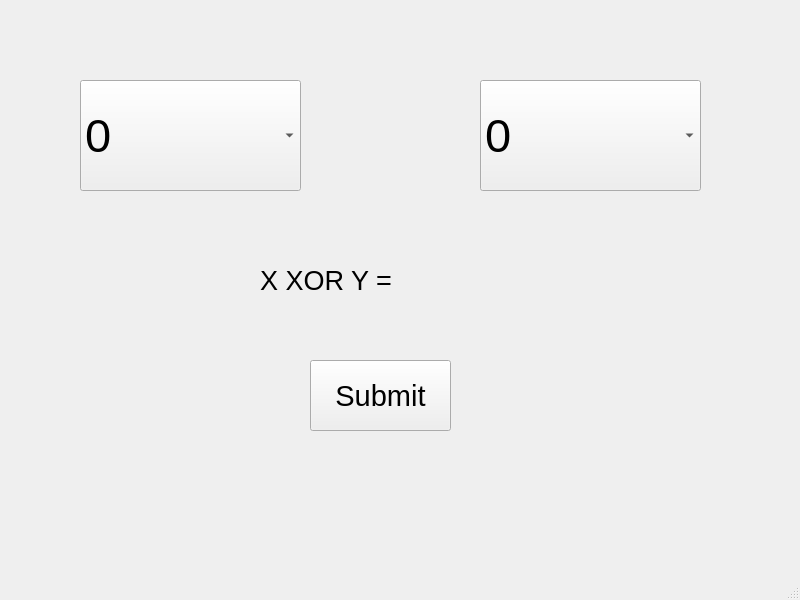
<?xml version="1.0" encoding="UTF-8"?>
<ui version="4.0">
 <class>MainWindow</class>
 <widget class="QMainWindow" name="MainWindow">
  <property name="geometry">
   <rect>
    <x>0</x>
    <y>0</y>
    <width>800</width>
    <height>600</height>
   </rect>
  </property>
  <property name="windowTitle">
   <string>MainWindow</string>
  </property>
  <widget class="QWidget" name="centralwidget">
   <widget class="QComboBox" name="comboX">
    <property name="geometry">
     <rect>
      <x>80</x>
      <y>80</y>
      <width>221</width>
      <height>111</height>
     </rect>
    </property>
    <property name="font">
     <font>
      <pointsize>35</pointsize>
     </font>
    </property>
    <item>
     <property name="text">
      <string>0</string>
     </property>
    </item>
    <item>
     <property name="text">
      <string>1</string>
     </property>
    </item>
   </widget>
   <widget class="QComboBox" name="comboY">
    <property name="geometry">
     <rect>
      <x>480</x>
      <y>80</y>
      <width>221</width>
      <height>111</height>
     </rect>
    </property>
    <property name="font">
     <font>
      <pointsize>35</pointsize>
     </font>
    </property>
    <item>
     <property name="text">
      <string>0</string>
     </property>
    </item>
    <item>
     <property name="text">
      <string>1</string>
     </property>
    </item>
   </widget>
   <widget class="QPushButton" name="Submit">
    <property name="geometry">
     <rect>
      <x>310</x>
      <y>360</y>
      <width>141</width>
      <height>71</height>
     </rect>
    </property>
    <property name="font">
     <font>
      <pointsize>22</pointsize>
     </font>
    </property>
    <property name="text">
     <string>Submit</string>
    </property>
   </widget>
   <widget class="QLabel" name="label">
    <property name="geometry">
     <rect>
      <x>260</x>
      <y>240</y>
      <width>211</width>
      <height>81</height>
     </rect>
    </property>
    <property name="font">
     <font>
      <pointsize>20</pointsize>
     </font>
    </property>
    <property name="text">
     <string>X XOR Y =</string>
    </property>
   </widget>
  </widget>
  <widget class="QMenuBar" name="menubar">
   <property name="geometry">
    <rect>
     <x>0</x>
     <y>0</y>
     <width>800</width>
     <height>21</height>
    </rect>
   </property>
  </widget>
  <widget class="QStatusBar" name="statusbar"/>
 </widget>
 <resources/>
 <connections/>
</ui>
